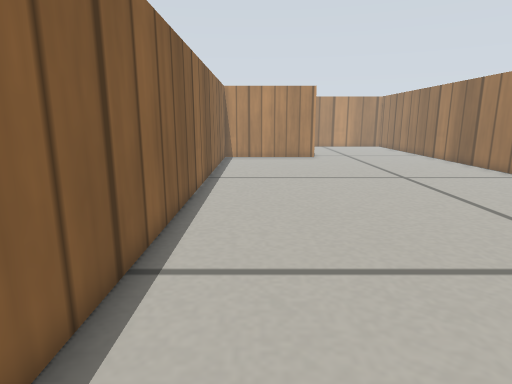
View 1 (above)

16 first-person views from a walk through a world built for the Gazebo simulator. The camera is 0.26 m above the floor, tilts 12° down and sees 75° across. The floor is counted in squares, 0.1 m on a side. Each view is taken from the middle of a square. On the plan, view 1 faces up. The plan holds only what a view shows up to about 20 squares ahead; the rest is blank. The place goes on beyond the plan. Gazebo's built-in surfaces are drawn with simple patterns.

View 2
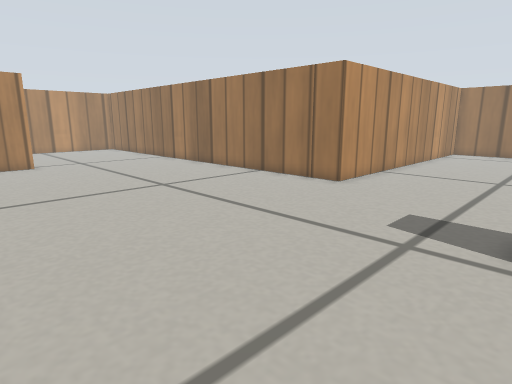

View 3
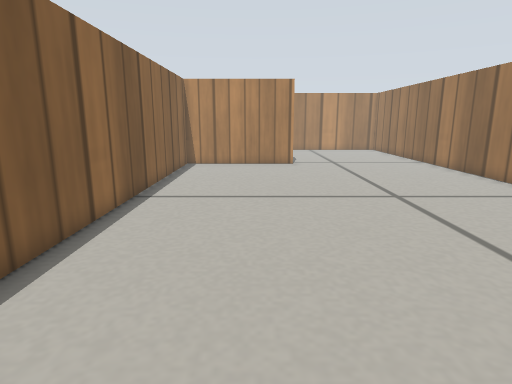

View 4
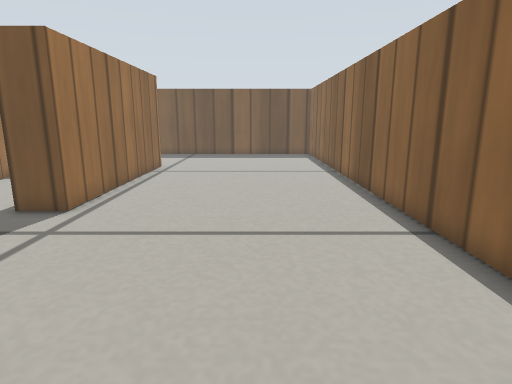

View 5
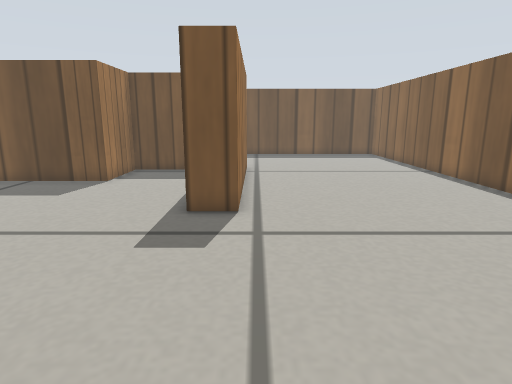

View 6
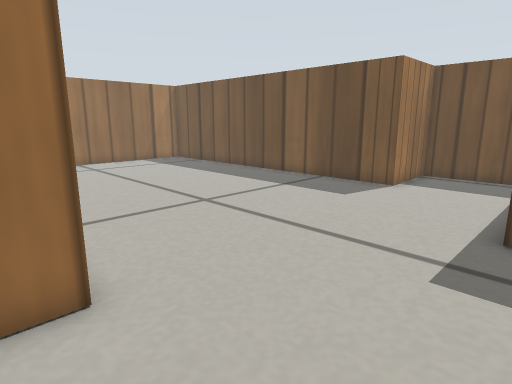

View 7
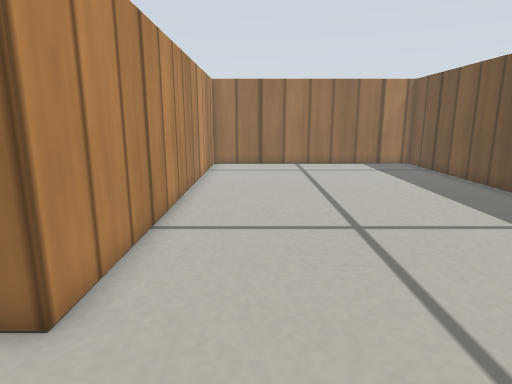

View 8
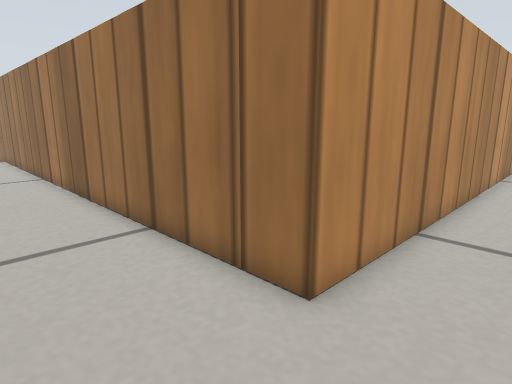

View 9
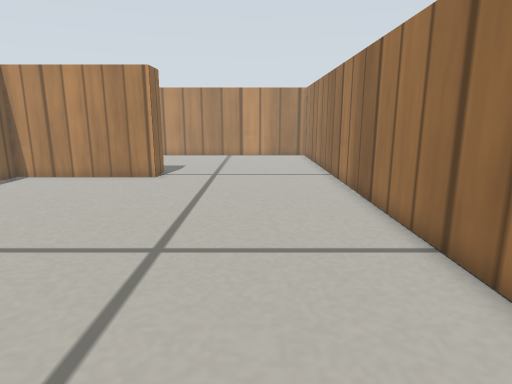

View 10
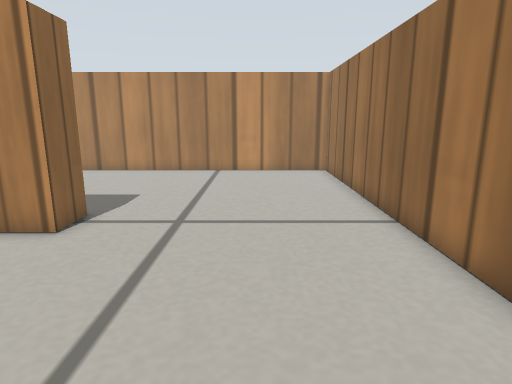

View 11
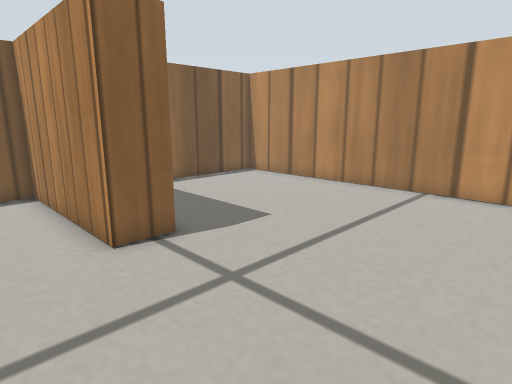

View 12
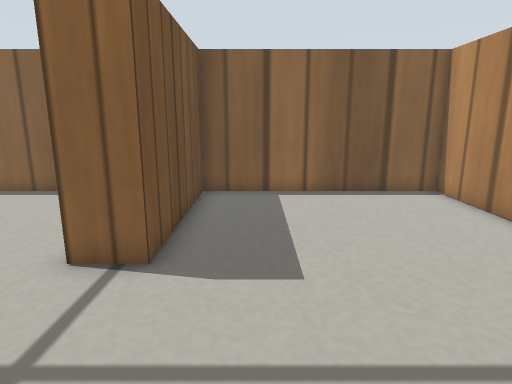

View 13
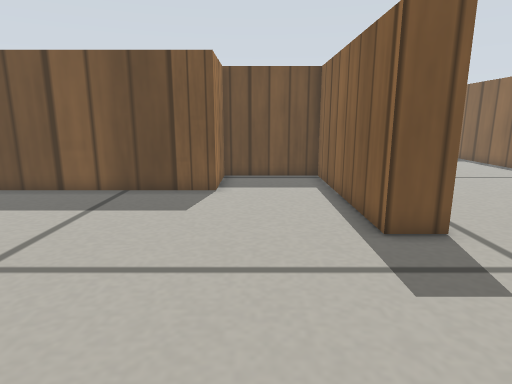

View 14
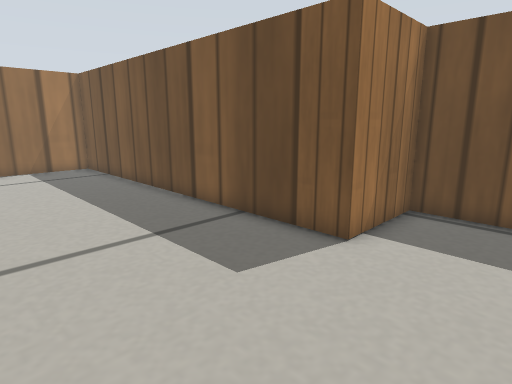

View 15
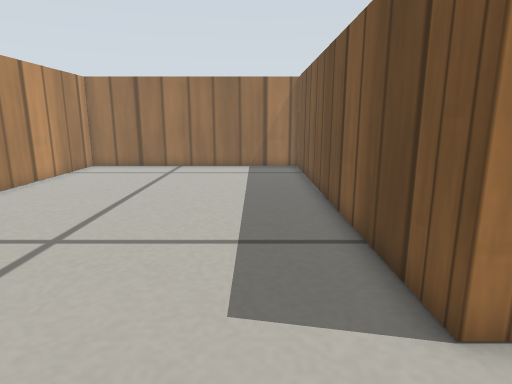

View 16
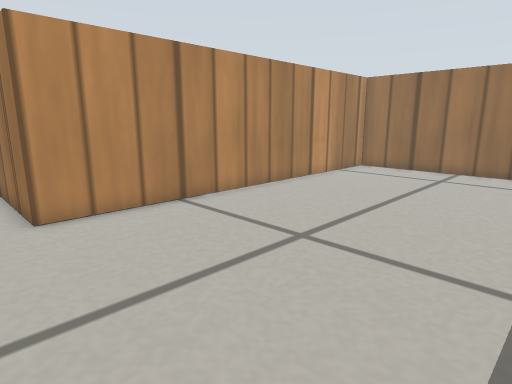

### Floor plan
Ten units are one square. View 1 is at (0, 0); x grows to the right and y downward. Boxes are objects, and circles mark ways between rooms. Rooms are numbered by the first view taken in them; rooms with no view inside come last. Other rooms are left out.
<svg viewBox="-27 -353 327 433">
<path fill="none" stroke="#000" d="M127 -106 127 -246M43 -245 -22 -245 -22 75M75 65 75 -36 90 -36M127 -246 127 -348 -22 -348 -22 -260 43 -260 43 -245M90 -36 90 49 135 49 135 14 295 14 295 -106 127 -106"/>
<circle cx="85" cy="-255" r="3" fill="#2a7"/>
<circle cx="115" cy="-75" r="3" fill="#2a7"/>
<text x="50" y="-100">1</text>
<text x="60" y="-300">2</text>
<text x="190" y="-40">3</text>
</svg>
Room 1 opens to room 2. Room 1 opens to room 3.

Where each view was taken, in squares from view 1:
view 1: 0 up, 0 right, facing up
view 2: 3 up, 0 right, facing up-right
view 3: 4 up, 2 right, facing up
view 4: 13 up, 2 right, facing down
view 5: 13 up, 7 right, facing down
view 6: 12 up, 8 right, facing down-right
view 7: 8 up, 9 right, facing right
view 8: 8 up, 9 right, facing up-right
view 9: 9 up, 9 right, facing up
view 10: 17 up, 9 right, facing up
view 11: 22 up, 11 right, facing up-left
view 12: 28 up, 10 right, facing left
view 13: 11 up, 12 right, facing down
view 14: 5 up, 10 right, facing down-right
view 15: 1 up, 10 right, facing right
view 16: 1 up, 11 right, facing up-right
